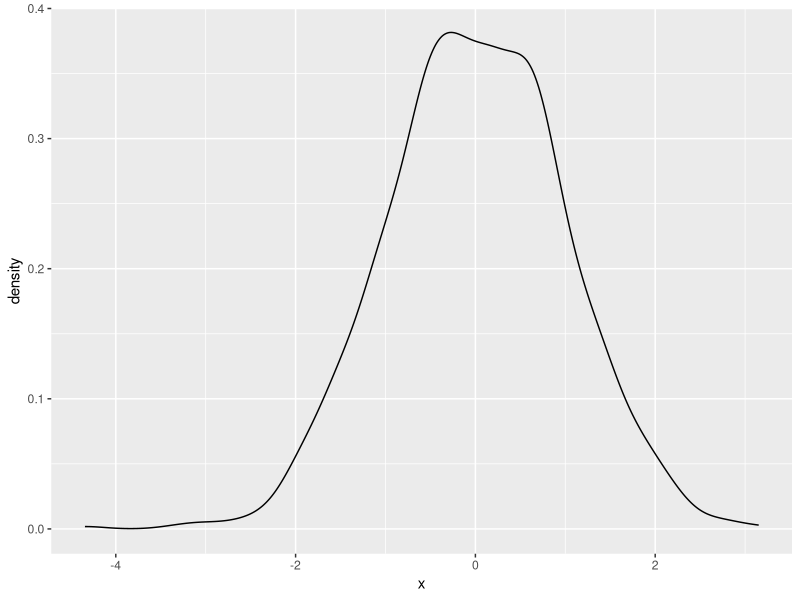

Here is the R script that generated this plot:
## ---- chunk 1
library(tidyverse)
data.frame(x=rnorm(1000)) %>%
    ggplot(aes(x=x)) + geom_density()
## ---- chunk 2
library(knitr)
kable(summary(cars), caption='Summary of the cars data set')
